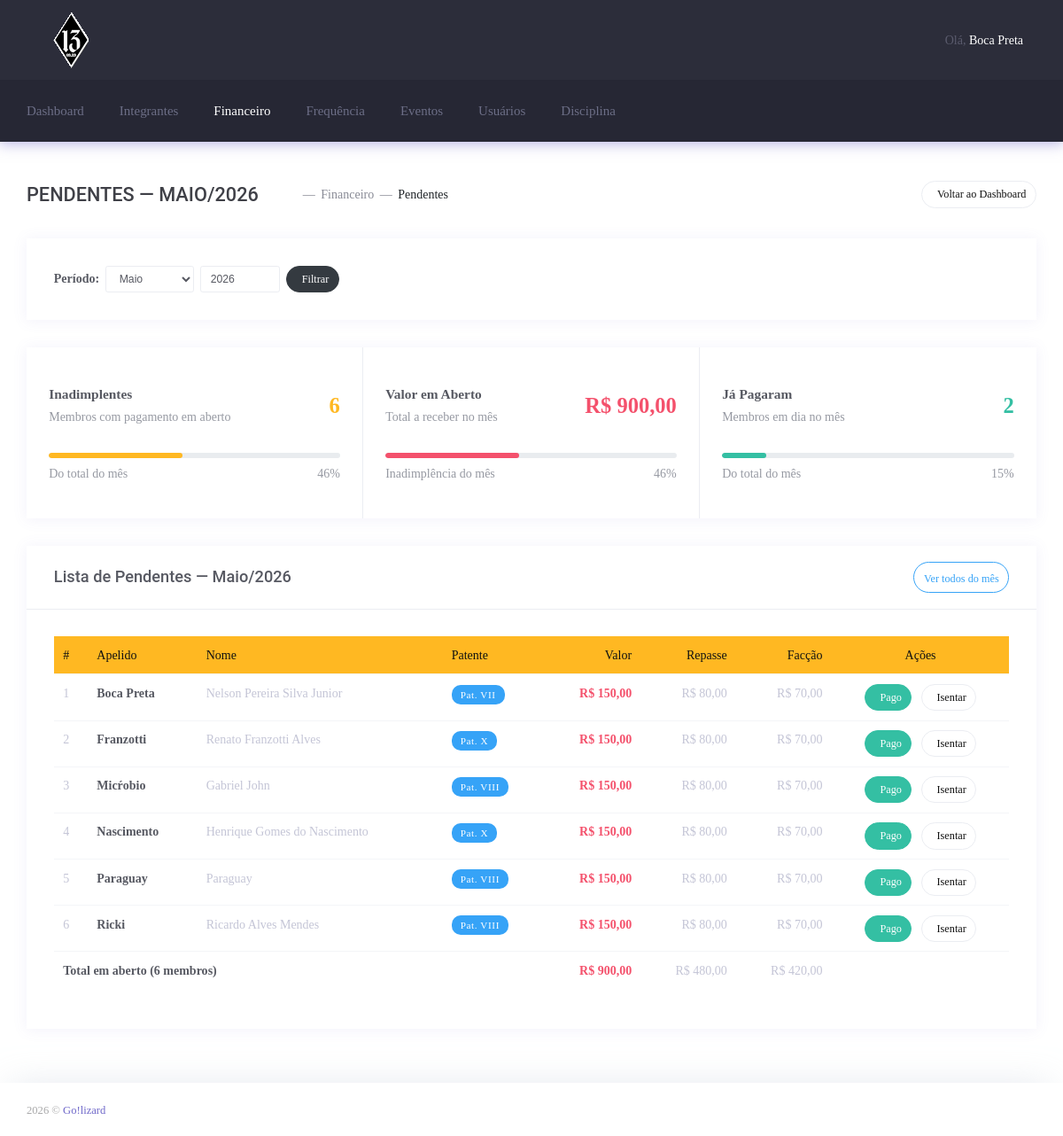
Screenshot of /admin/financeiro/pendentes.php?mes=5&ano=2026 (signed in) with the database file from the repository.
### tables this page shows
CREATE TABLE `cadastro_integrante` (
  `id` int(11) NOT NULL,
  `nome` varchar(200) NOT NULL,
  `apelido` varchar(200) NOT NULL,
  `veiculo` varchar(200) NOT NULL,
  `cnh` varchar(200) NOT NULL,
  `padrinho` int(20) NOT NULL,
  `data_apresentacao` datetime NOT NULL,
  `faccao` int(20) NOT NULL,
  `patente` int(10) NOT NULL,
  `nascimento` datetime NOT NULL,
  `endereco` varchar(200) NOT NULL,
  `num_endereco` varchar(200) NOT NULL,
  `cidade` varchar(200) NOT NULL,
  `estado` varchar(200) NOT NULL,
  `cep` varchar(200) NOT NULL,
  `complemento` varchar(200) NOT NULL,
  `bairro` varchar(200) NOT NULL,
  `telefone` varchar(200) NOT NULL,
  `comercial` varchar(200) NOT NULL,
  `celular` varchar(200) NOT NULL,
  `recados` varchar(200) NOT NULL,
  `email` varchar(200) NOT NULL,
  `foto` varchar(255) DEFAULT NULL,
  `status` int(10) NOT NULL DEFAULT 1 COMMENT '1 - Ativo\r\n2 - Afastado\r\n3 - Desligado\r\n4 - Suspenso'
);

CREATE TABLE `mensalidades` (
  `id` int(11) NOT NULL,
  `integrante_id` int(11) DEFAULT NULL,
  `ano` int(11) DEFAULT NULL,
  `mes` int(11) DEFAULT NULL,
  `valor_total` decimal(10,2) DEFAULT 150.00,
  `valor_repasse` decimal(10,2) DEFAULT 80.00,
  `valor_faccao` decimal(10,2) DEFAULT 70.00,
  `pago` tinyint(4) DEFAULT 0,
  `data_pagamento` date DEFAULT NULL,
  `isento` tinyint(4) DEFAULT 0,
  `patente_no_mes` int(11) DEFAULT NULL,
  `status_no_mes` int(11) DEFAULT NULL,
  `created_at` timestamp NULL DEFAULT current_timestamp()
);

### admin/financeiro/pendentes.php (the view, shortened to what the rows shown need)
<?php
    require_once ('../inc/general.php');
    $mes = isset($_GET['mes']) ? (int)$_GET['mes'] : (int)date('m');
    $ano = isset($_GET['ano']) ? (int)$_GET['ano'] : (int)date('Y');
    $meses_pt = [
        1=>'Janeiro',2=>'Fevereiro',3=>'Março',4=>'Abril',
        5=>'Maio',6=>'Junho',7=>'Julho',8=>'Agosto',
        9=>'Setembro',10=>'Outubro',11=>'Novembro',12=>'Dezembro'
    ];
    $nome_mes = $meses_pt[$mes] ?? $mes;
    $stmt = $conn->prepare("
        SELECT m.id, m.valor_total, m.valor_repasse, m.valor_faccao, m.patente_no_mes,
               c.apelido, c.nome
        FROM mensalidades m
        JOIN cadastro_integrante c ON c.id = m.integrante_id
        WHERE m.pago = 0 AND m.isento = 0
          AND m.mes = ? AND m.ano = ?
        ORDER BY c.apelido ASC
    ");
    $stmt->bind_param("ii", $mes, $ano);
    $stmt->execute();
    $pendentes = $stmt->get_result()->fetch_all(MYSQLI_ASSOC);
    function patente_label($p) {
        $map = [1=>'I',2=>'II',3=>'III',4=>'IV',5=>'V',6=>'VI',7=>'VII',8=>'VIII',9=>'IX',10=>'X'];
        return $map[$p] ?? '—';
    }
?>
<!DOCTYPE html>
<html lang="pt-br">
    <head>
        <link href="css/style.bundle.css" rel="stylesheet" type="text/css" />
    </head>
    <body class="m-page--wide m-header--fixed m-header--fixed-mobile m-footer--push m-aside--offcanvas-default">
        <div class="m-grid m-grid--hor m-grid--root m-page">
            <header class="m-grid__item m-header" data-minimize="minimize" data-minimize-offset="200" data-minimize-mobile-offset="200">
                <div class="m-header__top">
                    <div class="m-container m-container--responsive m-container--xxl m-container--full-height m-page__container">
                        <div class="m-stack m-stack--ver m-stack--desktop">
                            <?php include_once('../inc/topbar.php'); ?>
                        </div>
                    </div>
                </div>
            </header>
            <div class="m-grid__item m-grid__item--fluid m-grid m-grid--hor-desktop m-grid--desktop m-body">
                <div class="m-grid__item m-grid__item--fluid m-grid m-grid--ver m-container m-container--responsive m-container--xxl m-page__container">
                    <div class="m-grid__item m-grid__item--fluid m-wrapper">
                        <div class="m-content">
                            <div class="m-portlet m-portlet--mobile">
                                <div class="m-portlet__body">
                                    <?php if (empty($pendentes)): ?>
                                        <div class="m--align-center" style="padding: 40px 0;">
                                            <i class="la la-check-circle m--font-success" style="font-size: 4rem;"></i>
                                            <h3 class="m--margin-top-10 m--font-success">Todos pagaram em <?= $nome_mes ?>!</h3>
                                            <p class="m--font-metal">Nenhuma mensalidade pendente neste mês.</p>
                                        </div>
                                    <?php else: ?>
                                        <div class="table-responsive">
                                            <table class="table table-hover m-table m-table--head-bg-warning">
                                                <thead>
                                                    <tr>
                                                        <th>#</th>
                                                        <th>Apelido</th>
                                                        <th>Nome</th>
                                                        <th>Patente</th>
                                                        <th class="m--align-right">Valor</th>
                                                        <th class="m--align-right">Repasse</th>
                                                        <th class="m--align-right">Facção</th>
                                                        <th class="m--align-center">Ações</th>
                                                    </tr>
                                                </thead>
                                                <tbody>
                                                    <?php foreach ($pendentes as $i => $r): ?>
                                                    <tr>
                                                        <td class="m--font-metal"><?= $i + 1 ?></td>
                                                        <td>
                                                            <span class="m--font-boldest">
                                                                <?= htmlspecialchars($r['apelido']) ?>
                                                            </span>
                                                        </td>
                                                        <td class="m--font-metal">
                                                            <?= htmlspecialchars($r['nome']) ?>
                                                        </td>
                                                        <td>
                                                            <span class="m-badge m-badge--info m-badge--wide">
                                                                Pat. <?= patente_label($r['patente_no_mes']) ?>
                                                            </span>
                                                        </td>
                                                        <td class="m--align-right m--font-danger m--font-boldest">
                                                            R$ <?= number_format($r['valor_total'], 2, ',', '.') ?>
                                                        </td>
                                                        <td class="m--align-right m--font-metal">
                                                            R$ <?= number_format($r['valor_repasse'], 2, ',', '.') ?>
                                                        </td>
                                                        <td class="m--align-right m--font-metal">
                                                            R$ <?= number_format($r['valor_faccao'], 2, ',', '.') ?>
                                                        </td>
                                                        <td class="m--align-center" style="white-space: nowrap;">
                                                            <a href="financeiro/pagar.php?id=<?= $r['id'] ?>&mes=<?= $mes ?>&ano=<?= $ano ?>"
                                                               class="btn btn-sm btn-success m-btn m-btn--icon m-btn--pill"
                                                               title="Confirmar pagamento"
                                                               onclick="return confirm('Confirmar pagamento de <?= htmlspecialchars(addslashes($r['apelido'])) ?>?')">
                                                                <span>
                                                                    <span>Pago</span>
                                                                </span>
                                                            </a>
                                                            <a href="financeiro/isento_form.php?id=<?= $r['id'] ?>&mes=<?= $mes ?>&ano=<?= $ano ?>"
                                                               class="btn btn-sm btn-secondary m-btn m-btn--icon m-btn--pill"
                                                               title="Marcar como isento"
                                                               onclick="return confirm('Isentar <?= htmlspecialchars(addslashes($r['apelido'])) ?> neste mês?')">
                                                                <span>
                                                                    <span>Isentar</span>
                                                                </span>
                                                            </a>
                                                        </td>
                                                    </tr>
                                                    <?php endforeach; ?>
                                                </tbody>
                                            </table>
                                        </div>
                                    <?php endif; ?>
                                </div>
                            </div>
                        </div>
                    </div>
                </div>
            </div>
        </div>
    </body>
</html>

### admin/inc/topbar.php (shortened to what the rows shown need)
<div class="m-stack__item m-stack__item--fluid m-header-head" id="m_header_nav">
    <div id="m_header_topbar" class="m-topbar m-stack m-stack--ver m-stack--general">
        <div class="m-stack__item m-topbar__nav-wrapper">
            <ul class="m-topbar__nav m-nav m-nav--inline">
                <li class="m-nav__item m-topbar__user-profile m-topbar__user-profile--img m-dropdown m-dropdown--medium m-dropdown--arrow m-dropdown--header-bg-fill m-dropdown--align-right m-dropdown--mobile-full-width m-dropdown--skin-light"
                    data-dropdown-toggle="click">
                    <a href="#" class="m-nav__link m-dropdown__toggle">
                        <span class="m-topbar__welcome">Olá,&nbsp;</span>
                        <span class="m-topbar__username"><?php echo $apelido; ?></span>
                    </a>
                </li>
            </ul>
        </div>
    </div>
</div>

### rows the page displays
cadastro_integrante: apelido "Boca Preta"
mensalidades: cadastro_integrante.apelido "Boca Preta", cadastro_integrante.nome "Nelson Pereira Silva Junior", patente_no_mes "VII", valor_total "150,00", valor_repasse "80,00", valor_faccao "70,00"
mensalidades: cadastro_integrante.apelido "Franzotti", cadastro_integrante.nome "Renato Franzotti Alves", patente_no_mes "X", valor_total "150,00", valor_repasse "80,00", valor_faccao "70,00"
mensalidades: cadastro_integrante.apelido "Micŕobio", cadastro_integrante.nome "Gabriel John", patente_no_mes "VIII", valor_total "150,00", valor_repasse "80,00", valor_faccao "70,00"
mensalidades: cadastro_integrante.apelido "Nascimento", cadastro_integrante.nome "Henrique Gomes do Nascimento", patente_no_mes "X", valor_total "150,00", valor_repasse "80,00", valor_faccao "70,00"
mensalidades: cadastro_integrante.apelido "Paraguay", cadastro_integrante.nome "Paraguay", patente_no_mes "VIII", valor_total "150,00", valor_repasse "80,00", valor_faccao "70,00"
mensalidades: cadastro_integrante.apelido "Ricki", cadastro_integrante.nome "Ricardo Alves Mendes", patente_no_mes "VIII", valor_total "150,00", valor_repasse "80,00", valor_faccao "70,00"

### other values shown
$nome_mes "MAIO"
$ano "2026"
$total_pendentes "6"
$pc_inadimp "46"
$valor_em_aberto "900,00"
$total_pagos "2"
$pc_pago "15"
$nome_mes "Maio"
array_sum(array_column($pendentes, 'valor_repasse')) "480,00"
array_sum(array_column($pendentes, 'valor_faccao')) "420,00"
form field mes "Maio"
